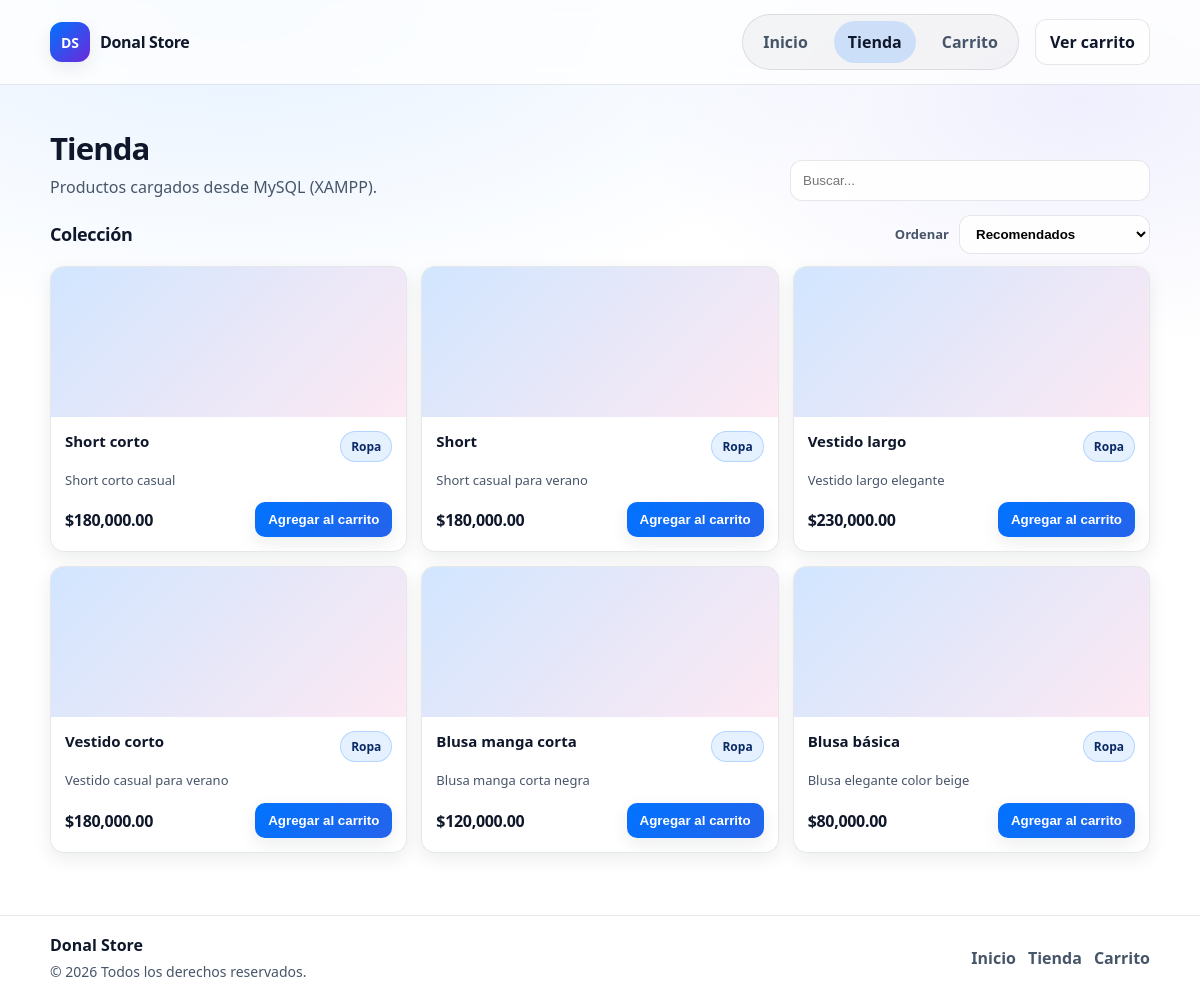
The page /pages/products.php on the database as committed earlier.
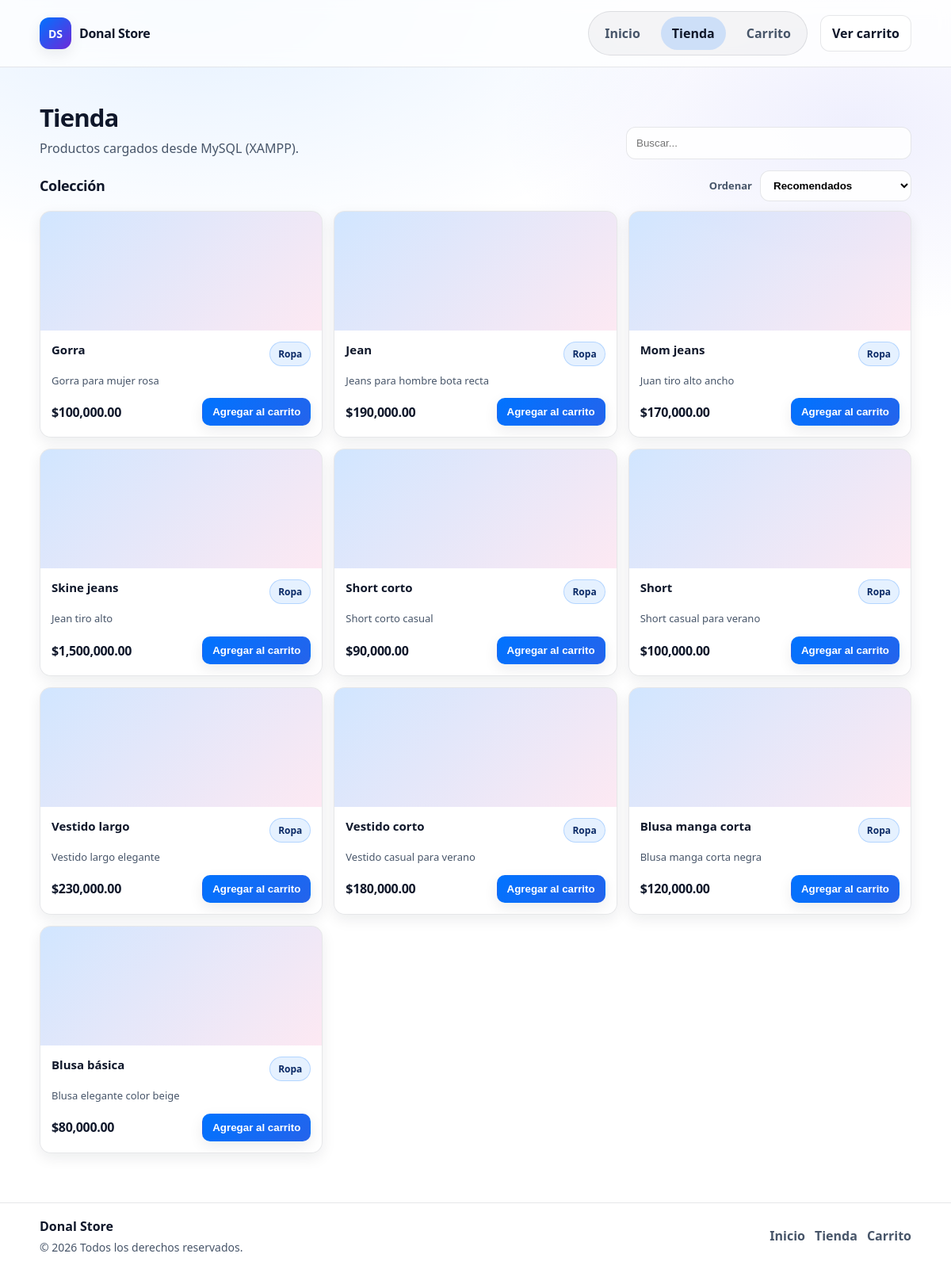
The same page on the database as committed later.
### tables this page shows
CREATE TABLE productos (
    id INT AUTO_INCREMENT PRIMARY KEY,
    nombre VARCHAR(150) NOT NULL,
    descripcion TEXT,
    precio DECIMAL(10,2) NOT NULL,
    stock INT DEFAULT 0,
    fecha_creacion TIMESTAMP DEFAULT CURRENT_TIMESTAMP
);

### pages/products.php (the view, shortened to what this page needs)
<?php
$pdo = ConexionBaseDatos();
$stmt = $pdo->query("SELECT id, nombre, descripcion, precio, stock FROM productos ORDER BY id DESC");
$productos = $stmt->fetchAll();
?>
<!DOCTYPE html>
<html lang="es">
<head>
  <link rel="stylesheet" href="../styles/productos.css" />
</head>
<body>
  <header class="site-header">
    <div class="container header-inner">
      <a class="brand" href="home.php" aria-label="Donal Store - Inicio">
        <span class="brand-mark">DS</span>
        <span class="brand-name">Donal Store</span>
      </a>
      <nav class="nav" aria-label="Navegación principal">
        <a href="home.php" class="nav-link">Inicio</a>
        <a href="products.php" class="nav-link is-active">Tienda</a>
        <a href="carrito.php" class="nav-link">Carrito</a>
      </nav>
      <div class="header-actions">
        <a class="btn btn-ghost" href="carrito.php">Ver carrito</a>
      </div>
    </div>
  </header>
  <main class="section">
    <div class="container">
      <div class="page-head">
        <div>
          <h1 class="page-title">Tienda</h1>
          <p class="page-subtitle">Productos cargados desde MySQL (XAMPP).</p>
        </div>
        <form class="search" action="#" method="get">
          <input id="q" class="input" type="search" placeholder="Buscar..." />
        </form>
      </div>
      <section class="products" aria-label="Listado de productos">
        <div class="products-head">
          <h2 class="products-title">Colección</h2>
          <div class="sort">
            <label class="sort-label" for="sort">Ordenar</label>
            <select id="sort" class="select">
              <option>Recomendados</option>
            </select>
          </div>
        </div>
        <div class="grid">
          <?php foreach ($productos as $p): ?>
            <article class="product-card"
              data-id="<?= (int)$p['id'] ?>"
              data-name="<?= htmlspecialchars($p['nombre'], ENT_QUOTES, 'UTF-8') ?>"
              data-price="<?= (float)$p['precio'] ?>"
            >
              <div class="media"></div>
              <div class="body">
                <div class="top">
                  <h3 class="title"><?= htmlspecialchars($p['nombre']) ?></h3>
                  <span class="tag">Ropa</span>
                </div>
                <p class="desc"><?= htmlspecialchars($p['descripcion'] ?? '') ?></p>
                <div class="bottom">
                  <span class="price">$<?= number_format((float)$p['precio'], 2) ?></span>
                  <button class="btn btn-primary btn-small add-to-cart" type="button">Agregar al carrito</button>
                </div>
              </div>
            </article>
          <?php endforeach; ?>
        </div>
      </section>
    </div>
  </main>
  <footer class="footer">
    <div class="container footer-inner">
      <div>
        <div class="footer-brand">Donal Store</div>
        <div class="footer-muted">© 2026 Todos los derechos reservados.</div>
      </div>
      <div class="footer-links">
        <a href="home.php">Inicio</a>
        <a href="products.php">Tienda</a>
        <a href="carrito.php">Carrito</a>
      </div>
    </div>
  </footer>
</body>
</html>

Rows that differ between the two databases and show on the page:
added productos: nombre "Gorra", descripcion "Gorra para mujer rosa", precio "100,000.00"
added productos: nombre "Jean", descripcion "Jeans para hombre bota recta", precio "190,000.00"
added productos: nombre "Mom jeans", descripcion "Juan tiro alto ancho", precio "170,000.00"
added productos: nombre "Skine jeans", descripcion "Jean tiro alto", precio "1,500,000.00"
changed productos "Short corto": precio "180,000.00" → "90,000.00"
changed productos "Short": precio "180,000.00" → "100,000.00"
